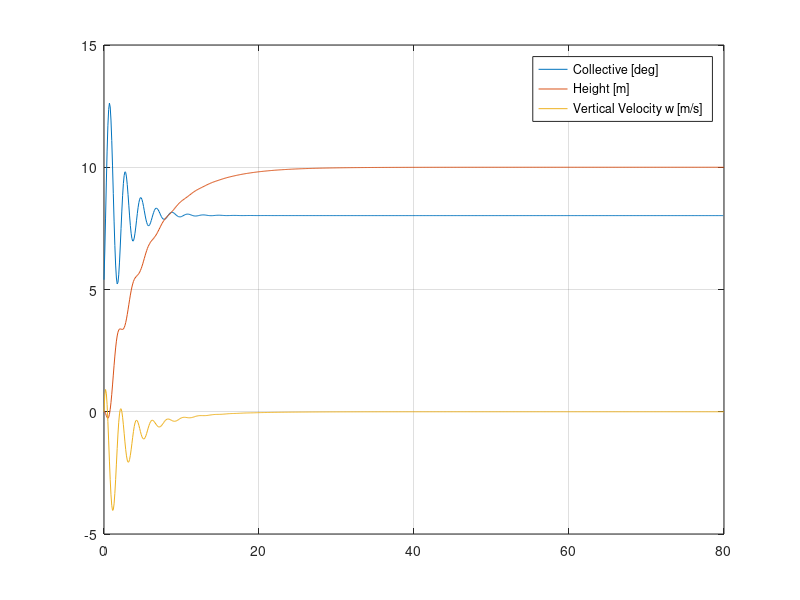

Reproduce this figure in MATLAB.
%SIMULATION OF A CYCLIC PITCH INPUT THETA_C=1 DEG GIVEN FROM HOVER 
%0.5 SEC<T<1 SEC. Now from the 15th second a PD controller becomes active 
clear
%INITIAL DATA HELICOPTER
g=9.80665;	
cla=rad2deg(0.1); %NACA 0012
volh=.0757;	%blade solidity	
lok=6;
cds=1.9;
mass=2200;      % VERANDER DEZE
rho=1.225;      % VERANDER DEZE
vtip=200;       % VERANDER DEZE
diam=10.8;
iy=15000;
mast=2.1;
omega=vtip/(diam/2);
area=pi/4*diam^2;
tau=.1;		%time constant in dynamiCs inflow!!!

collect(1)=10*pi/180;
longit(1)=0*pi/180;

%initial values;
t0=0;
u0=0;     % 6kts to m/s
w0=0;
q0=0;
pitch0=0*pi/180;
x0=0;
labi0=sqrt(mass*g/(area*2*rho))/vtip;
deltah0=0;

t(1)=t0;
u(1)=u0;
w(1)=w0;
q(1)=q0;
pitch(1)=pitch0;
x(1)=x0;
labi(1)=labi0;
z(1)=0;
deltah(1)=deltah0;

%INTEGRATION 
aantal=800;
teind=80;
stap=(teind-t0)/aantal;

%CONTROLLER PARAMETERS
cdes=0;
pitchdes=0;

KcollP=0.2;
KcollI=5;

hdes=10;  % DESIRED HEIGHT 3 m (=10ft)
Kcdes=0.2;

KcycP=0.3;
KcycD=0.1;

xdes=5;
Kpitchdes=-0.006;

for i=1:aantal 
    
c(i)=u(i)*sin(pitch(i))-w(i)*cos(pitch(i));
h(i)=-z(i);
   
   if t(i)>=0
       % CYCLIC CONTROLLER
       pitchdes = Kpitchdes*(xdes-x(i)) + 0.02*u(i);
       longitgrd(i) = KcycP*(pitch(i)-pitchdes)*180/pi + KcycD*q(i)*180/pi;%PD in deg
       longit(i)=longitgrd(i)*pi/180;	%in rad
       
       % COLLECTIVE CONTROLLER
       cdes = Kcdes*(hdes-h(i));
       collectgrd(i)=5+KcollP*(cdes-c(i))+KcollI*deltah(i);
       collect(i)=deg2rad(collectgrd(i));
   else 
       longit(i)=longit(1);
       collect(i)=collect(1);
   end    
   %longit(i)=longitgrd(i)*pi/180;	%in rad
   

%Defining the differential equations

%defining the nondimensional notations
qdiml(i)=q(i)/omega;
vdiml(i)=sqrt(u(i)^2+w(i)^2)/vtip;
if u(i)==0 	if w(i)>0 	phi(i)=pi/2;
        else phi(i)=-pi/2;end
else
phi(i)=atan(w(i)/u(i));
end
if u(i)<0
phi(i)=phi(i)+pi;
end
alfc(i)=longit(i)-phi(i);

mu(i)=vdiml(i)*cos(alfc(i));
labc(i)=vdiml(i)*sin(alfc(i));

%a1 Flapping calculi
teller(i)=-16/lok*qdiml(i)+8/3*mu(i)*collect(i)-2*mu(i)*(labc(i)+labi(i));
a1(i)=teller(i)/(1-.5*mu(i)^2);

%the thrust coefficient
ctelem(i)=cla*volh/4*(2/3*collect(i)*(1+1.5*mu(i)^2)-(labc(i)+labi(i)));
%Thrust coefficient from Glauert
alfd(i)=alfc(i)-a1(i);
ctglau(i)=2*labi(i)*sqrt((vdiml(i)*cos(alfd(i)))^2+(vdiml(i)*...
sin(alfd(i))+labi(i))^2);

%Equations of motion
labidot(i)=ctelem(i); 
thrust(i)=labidot(i)*rho*vtip^2*area;
helling(i)=longit(i)-a1(i);
vv(i)=vdiml(i)*vtip; 		%it is 1/sqrt(u^2+w^2)

udot(i)=-g*sin(pitch(i))-cds/mass*.5*rho*u(i)*vv(i)+...
thrust(i)/mass*sin(helling(i))-q(i)*w(i);

wdot(i)=g*cos(pitch(i))-cds/mass*.5*rho*w(i)*vv(i)-...
thrust(i)/mass*cos(helling(i))+q(i)*u(i);

qdot(i)=-thrust(i)*mast/iy*sin(helling(i));

pitchdot(i)=q(i);

xdot(i)=u(i)*cos(pitch(i))+w(i)*sin(pitch(i));

zdot(i)=-c(i);

labidot(i)=(ctelem(i)-ctglau(i))/tau;
%corrdot(i)=uwens-u(i);
%corrcdot(i)=cwens(i)-c(i);

deltahdot(i) = cdes - c(i);     % ADD STATE FOR REMOVING STEADY-STATE w ERROR

u(i+1)=u(i)+stap*udot(i);
w(i+1)=w(i)+stap*wdot(i);
q(i+1)=q(i)+stap*qdot(i);
pitch(i+1)=pitch(i)+stap*pitchdot(i);
x(i+1)=x(i)+stap*xdot(i);
labi(i+1)=labi(i)+stap*labidot(i);
z(i+1)=z(i)+stap*zdot(i);
t(i+1)=t(i)+stap;
deltah(i+1) = deltah(i) + stap*deltahdot(i);  % ADD STATE FOR REMOVING STEADY-STATE w ERROR
end;

plot(t(1:800), rad2deg(longit), t, x,t, u),...
    legend('Cyclic [deg]', 'Longitudinal Position [m]', 'Longitudinal Velocity u [m/s]'), grid, pause
plot(t(1:800),rad2deg(collect), t, -z, t, w),...
    legend('Collective [deg]', 'Height [m]', 'Vertical Velocity w [m/s]'), grid, pause

